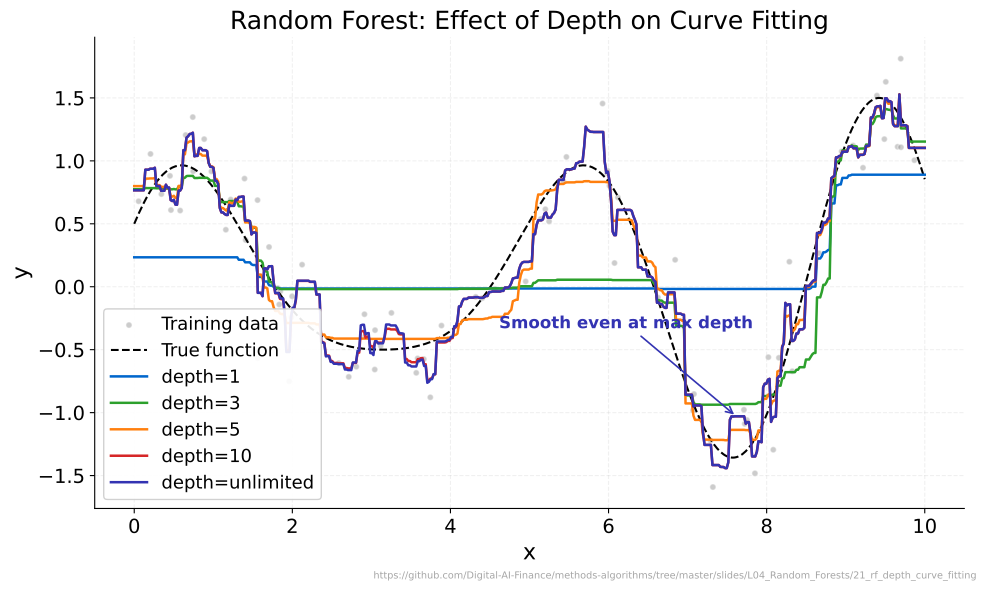

Reproduce this figure in Python.
"""Random Forest: Effect of Depth on Curve Fitting"""
import matplotlib.pyplot as plt
import numpy as np
from pathlib import Path
from sklearn.ensemble import RandomForestRegressor
import sys
sys.path.insert(0, str(Path(__file__).resolve().parents[3] / 'templates'))
from chart_style import apply_style, COLORS, MLPURPLE, MLBLUE, MLORANGE, MLGREEN, MLRED, MLLAVENDER
apply_style()

CHART_METADATA = {
    'title': 'Random Forest: Effect of Depth on Curve Fitting',
    'description': 'Shows how RF ensemble averaging produces smoother predictions than a single tree at every depth',
    'url': 'https://github.com/Digital-AI-Finance/methods-algorithms/tree/master/slides/L04_Random_Forests/21_rf_depth_curve_fitting'
}


# Identical data generation as chart 20
np.random.seed(42)
n = 80
X_train = np.sort(np.random.uniform(0, 10, n))
y_true_func = lambda x: np.sin(1.5 * x) + 0.5 * np.cos(2 * x)
y_train = y_true_func(X_train) + np.random.normal(0, 0.3, n)

X_plot = np.linspace(0, 10, 500).reshape(-1, 1)
X_train_2d = X_train.reshape(-1, 1)

depths = [1, 3, 5, 10, None]
colors = [MLBLUE, MLGREEN, MLORANGE, MLRED, MLPURPLE]
labels = ['depth=1', 'depth=3', 'depth=5', 'depth=10', 'depth=unlimited']

fig, ax = plt.subplots()

ax.scatter(X_train, y_train, c='gray', alpha=0.4, s=20, zorder=1, label='Training data')
ax.plot(X_plot, y_true_func(X_plot.ravel()), 'k--', linewidth=1.5, label='True function', zorder=2)

predictions = {}
for depth, color, label in zip(depths, colors, labels):
    rf = RandomForestRegressor(n_estimators=200, max_depth=depth, random_state=42)
    rf.fit(X_train_2d, y_train)
    y_pred = rf.predict(X_plot)
    predictions[depth] = y_pred
    ax.plot(X_plot, y_pred, color=color, linewidth=1.8, label=label, zorder=3)

# Annotation for smooth unlimited-depth line
idx_late = 380
ax.annotate('Smooth even at max depth', xy=(X_plot[idx_late, 0], predictions[None][idx_late]),
            xytext=(X_plot[idx_late, 0] - 3.0, predictions[None][idx_late] + 0.7),
            fontsize=12, color=MLPURPLE, fontweight='bold',
            arrowprops=dict(arrowstyle='->', color=MLPURPLE, lw=1.2))

ax.set_xlabel('x')
ax.set_ylabel('y')
ax.set_title(CHART_METADATA['title'])
ax.legend(loc='lower left', framealpha=0.9)

plt.figtext(0.99, 0.01, CHART_METADATA['url'],
            fontsize=7, color='gray', ha='right', va='bottom', alpha=0.7)
plt.tight_layout()
plt.savefig(Path(__file__).parent / 'chart.pdf', dpi=300, bbox_inches='tight', facecolor='white')
plt.close()
print("Chart saved: 21_rf_depth_curve_fitting/chart.pdf")
